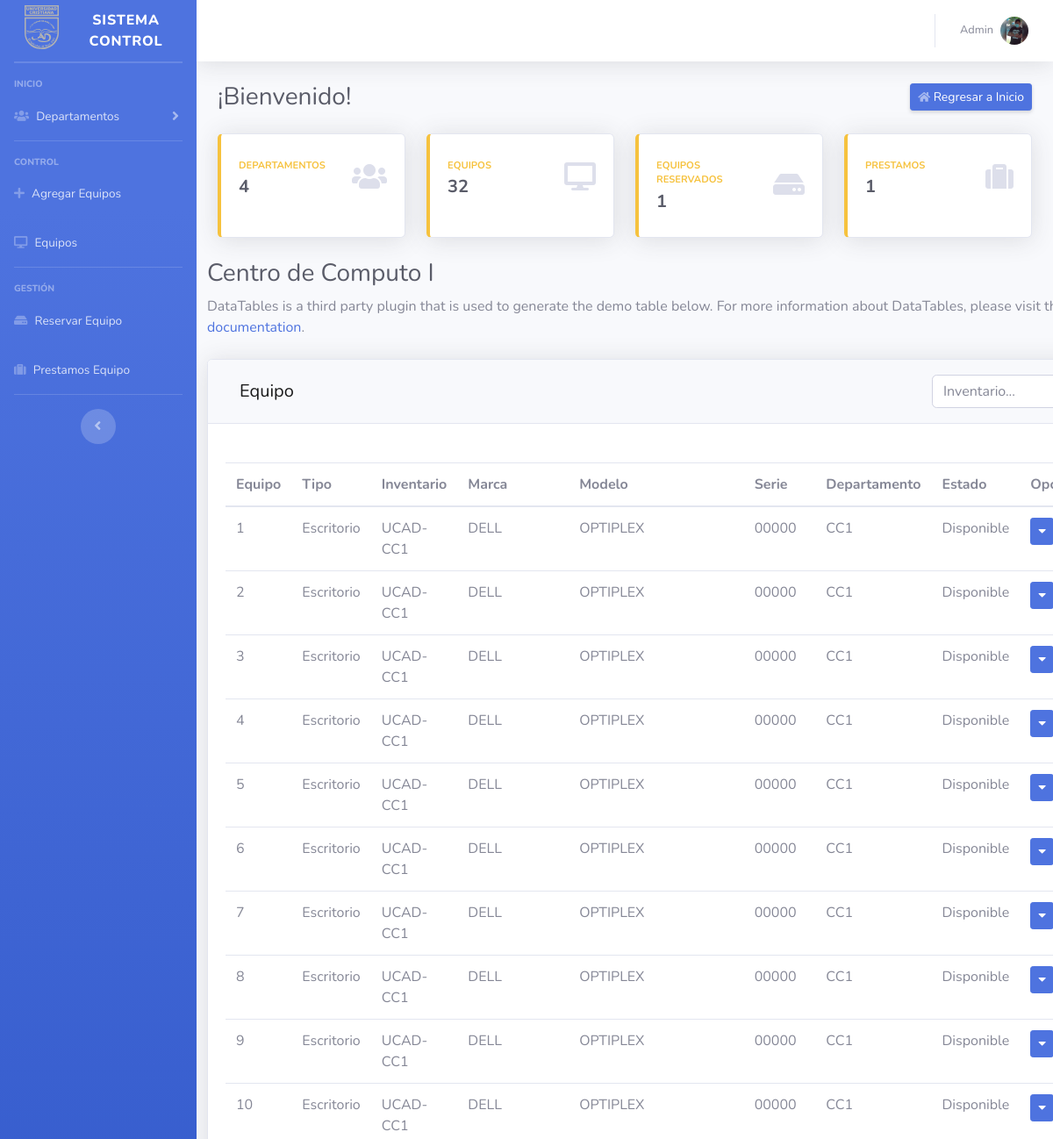
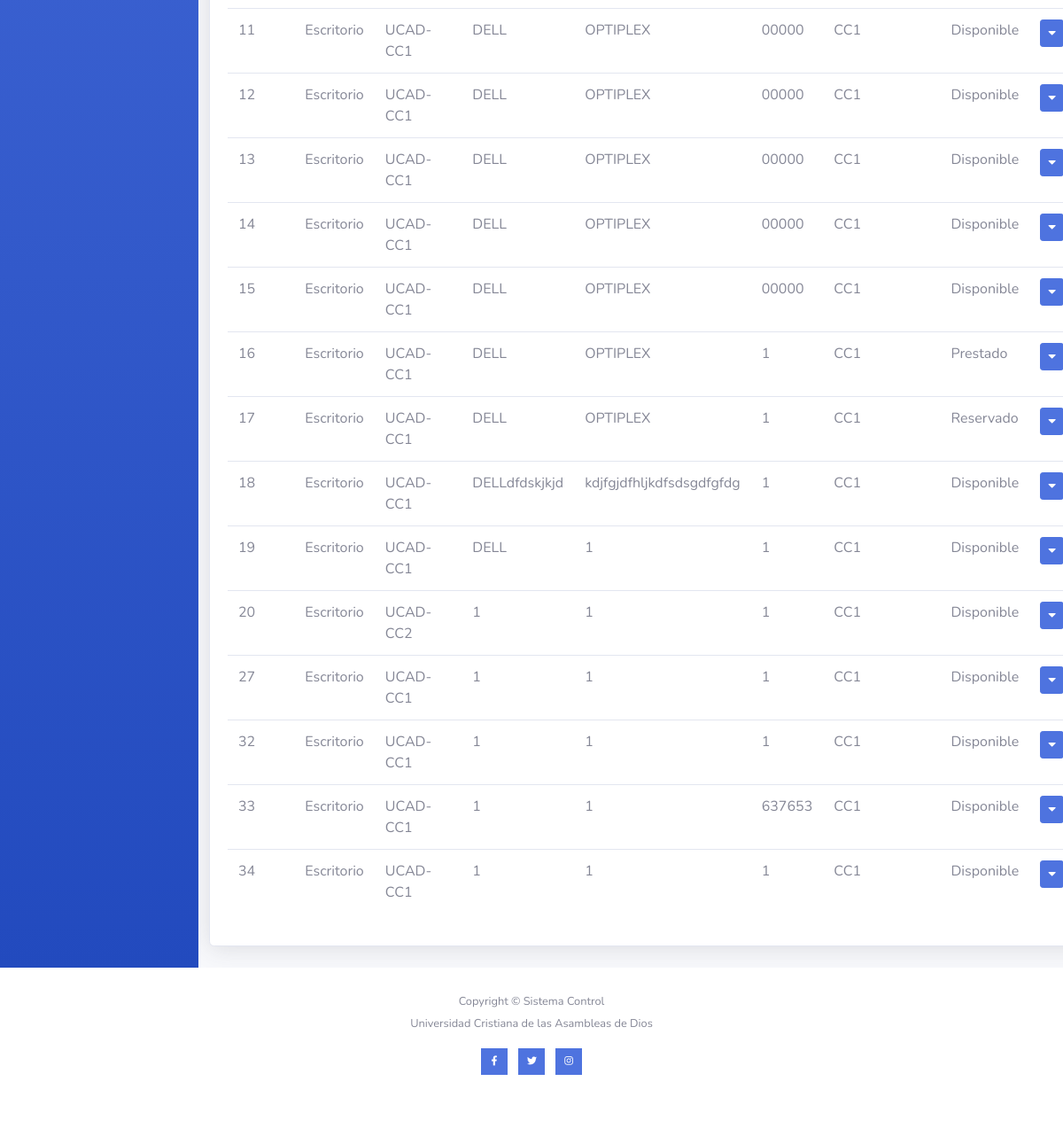
The page /cc1.php on the database its author committed (2 pictures, top to bottom).
### tables this page shows
CREATE TABLE `equipo` (
  `idEquipo` int(11) NOT NULL AUTO_INCREMENT,
  `idTipoEquipo` int(11) DEFAULT NULL,
  `Inventario` char(150) DEFAULT NULL,
  `Marca` char(150) DEFAULT NULL,
  `Modelo` char(150) DEFAULT NULL,
  `serieEquipo` char(150) DEFAULT NULL,
  `idDepartamento` int(11) DEFAULT NULL,
  `idEstado` int(11) DEFAULT NULL,
  PRIMARY KEY (`idEquipo`)
);

CREATE TABLE `tipoequipo` (
  `idTipoEquipo` int(11) NOT NULL AUTO_INCREMENT,
  `detalleTipoEquipo` varchar(150) DEFAULT NULL,
  PRIMARY KEY (`idTipoEquipo`)
);

CREATE TABLE `departamento` (
  `idDepartamento` int(11) NOT NULL AUTO_INCREMENT,
  `departamentos` varchar(150) DEFAULT NULL,
  PRIMARY KEY (`idDepartamento`)
);

CREATE TABLE `estado` (
  `idEstado` int(11) NOT NULL,
  `detalleEstado` varchar(150) DEFAULT NULL,
  PRIMARY KEY (`idEstado`)
);

### cc1.php (the view, shortened to what this page needs)
<!DOCTYPE html>
<html lang="en">
<head>
    <link href="vendor/fontawesome-free/css/all.min.css" rel="stylesheet" type="text/css">
    <link href="css/sb-admin-2.min.css" rel="stylesheet">
    <link href="https://use.fontawesome.com/releases/v5.8.1/css/all.css" rel="stylesheet">
    <link href="css/iconos.css" rel="stylesheet">
</head>
<body id="page-top">
<?php
        $con=conectar();
        $sql1="SELECT
            idEquipo,
		    tipoequipo.detalleTipoEquipo idTipoEquipo,
            Inventario,
            Marca,
            Modelo,
            serieEquipo,
            departamento.departamentos idDepartamento,
            estado.detalleEstado idEstado
            from equipo
            INNER JOIN tipoEquipo
            on equipo.idTipoEquipo = tipoequipo.idTipoEquipo
            INNER JOIN departamento
            on equipo.idDepartamento = departamento.idDepartamento
            INNER JOIN estado
            on equipo.idEstado = estado.idEstado
            WHERE departamentos = 'CC1'
            order by idEquipo asc";
        $query1=mysqli_query($con, $sql1);
        ?>
    <div id="wrapper">
        <ul class="navbar-nav bg-gradient-primary sidebar sidebar-dark accordion" id="accordionSidebar">
            <a class="sidebar-brand d-flex align-items-center justify-content-center" href="index.html">
                <div class="sidebar-brand-icon rotate-n-0 row"><br>
                    <img class="img-fluid px-3 px-sm-4 mt-3 mb-4" style="width: 7rem" src="img/log1.svg" alt="...">
                </div>
                <div class="sidebar-brand-text ">Sistema Control</div>
            </a>
            <hr class="sidebar-divider my-0">
            <hr class="sidebar-divider">
            <div class="sidebar-heading">
                Inicio
            </div>
            <li class="nav-item">
                <a class="nav-link collapsed" href="#" data-toggle="collapse" data-target="#collapseTwo"
                    aria-expanded="true" aria-controls="collapseTwo">
                    <i class="fas fa-users fa-cog"></i>
                    <span>Departamentos</span>
                </a>
            </li>
            <hr class="sidebar-divider">
            <div class="sidebar-heading">
                Control
            </div>
            <li class="nav-item">
                <a class="nav-link" href="agregarEquipos.php">
                    <i class="fas fa-plus "></i>
                    <span>Agregar Equipos</span></a>
            </li>
            <li class="nav-item">
                <a class="nav-link" href="equipos.php">
                    <i class="fas fa-desktop fa-chart-area"></i>
                    <span>Equipos</span></a>
            </li>
            <hr class="sidebar-divider">
            <div class="sidebar-heading">
                Gestión
            </div>
            <li class="nav-item">
                <a class="nav-link" href="reservados.php">
                    <i class="fas fa-hdd "></i>
                    <span>Reservar Equipo</span></a>
            </li>
            <li class="nav-item">
                <a class="nav-link" href="prestamoEquipo.php">
                    <i class="fas fa-suitcase "></i>
                    <span>Prestamos Equipo</span></a>
            </li>
            <hr class="sidebar-divider d-none d-md-block">
            <div class="text-center d-none d-md-inline">
                <button class="rounded-circle border-0" id="sidebarToggle"></button>
            </div>
        </ul>
        <div id="content-wrapper" class="d-flex flex-column">
            <div id="content">
                <nav class="navbar navbar-expand navbar-light bg-white topbar mb-4 static-top shadow">
                    <ul class="navbar-nav ml-auto">
                        <li class="nav-item dropdown no-arrow">
                            <a class="nav-link dropdown-toggle" href="#" id="userDropdown" role="button"
                                data-toggle="dropdown" aria-haspopup="true" aria-expanded="false">
                                <span class="mr-2 d-none d-lg-inline text-gray-600 small">Admin</span>
                                <img class="img-profile rounded-circle"
                                    src="img/user.jpg">
                            </a>
                        </li>
                    </ul>
                </nav>
                <div class="container-fluid">
                    <div class="d-sm-flex align-items-center justify-content-between mb-4">
                     <h1 class="h3 mb-0 text-gray-800">¡Bienvenido!</h1>
                         <a href="index.html" class="d-none d-sm-inline-block btn btn-sm btn-primary shadow-sm"><i
                         class="fas fa-home fa-sm text-white-50"></i> Regresar a Inicio</a>
                 </div>
                    <div class="row">
                        <div class="col-xl-3 col-md-6 mb-4">
                            <div class="card border-left-warning shadow h-100 py-2">
                                <div class="card-body">
                                    <div class="row no-gutters align-items-center">
                                        <div class="col mr-2">
                                            <div class="text-xs font-weight-bold text-warning text-uppercase mb-1">
                                                Departamentos</div>
                                            <div class="h5 mb-0 font-weight-bold text-gray-800">
                                                <?php
                                                    $q2="SELECT count(idDepartamento) AS total from departamento";
                                                    $query2=mysqli_query($con, $q2);
                                                    $values=mysqli_fetch_assoc($query2);
                                                    $num=$values['total'];
                                                    echo $num;
                                                ?>
                                            </div>
                                        </div>
                                        <div class="col-auto">
                                            <i class="fas fa-users fa-2x text-gray-300"></i>
                                        </div>
                                    </div>
                                </div>
                            </div>
                        </div>
                        <div class="col-xl-3 col-md-6 mb-4">
                            <div class="card border-left-warning shadow h-100 py-2">
                                <div class="card-body">
                                    <div class="row no-gutters align-items-center">
                                        <div class="col mr-2">
                                            <div class="text-xs font-weight-bold text-warning text-uppercase mb-1">
                                                Equipos</div>
                                            <div class="h5 mb-0 font-weight-bold text-gray-800">
                                                <?php
                                                    $q2="SELECT count(idEquipo) AS total from equipo";
                                                    $query2=mysqli_query($con, $q2);
                                                    $values=mysqli_fetch_assoc($query2);
                                                    $num=$values['total'];
                                                    echo $num;
                                                ?>
                                            </div>
                                        </div>
                                        <div class="col-auto">
                                            <i class="fas fa-desktop fa-2x text-gray-300"></i>
                                        </div>
                                    </div>
                                </div>
                            </div>
                        </div>
                        <div class="col-xl-3 col-md-6 mb-4">
                            <div class="card border-left-warning shadow h-100 py-2">
                                <div class="card-body">
                                    <div class="row no-gutters align-items-center">
                                        <div class="col mr-2">
                                            <div class="text-xs font-weight-bold text-warning text-uppercase mb-1">
                                                Equipos Reservados</div>
                                            <div class="h5 mb-0 font-weight-bold text-gray-800">
                                                <?php
                                                    $q2="SELECT count(idReservaEquipo) AS total from reservaequipo";
                                                    $query2=mysqli_query($con, $q2);
                                                    $values=mysqli_fetch_assoc($query2);
                                                    $num=$values['total'];
                                                    echo $num;
                                                ?>
                                            </div>
                                        </div>
                                        <div class="col-auto">
                                            <i class="fas fa-hdd fa-2x text-gray-300"></i>
                                        </div>
                                    </div>
                                </div>
                            </div>
                        </div>
                        <div class="col-xl-3 col-md-6 mb-4">
                            <div class="card border-left-warning shadow h-100 py-2">
                                <div class="card-body">
                                    <div class="row no-gutters align-items-center">
                                        <div class="col mr-2">
                                            <div class="text-xs font-weight-bold text-warning text-uppercase mb-1">
                                                Prestamos</div>
                                            <div class="h5 mb-0 font-weight-bold text-gray-800">
                                                <?php
                                                    $q2="SELECT count(idPrestamoEquipo) AS total from prestamoequipo";
                                                    $query2=mysqli_query($con, $q2);
                                                    $values=mysqli_fetch_assoc($query2);
                                                    $num=$values['total'];
                                                    echo $num;
                                                ?>
                                            </div>
                                        </div>
                                        <div class="col-auto">
                                            <i class="fas fa-suitcase fa-2x text-gray-300"></i>
                                        </div>
                                    </div>
                                </div>
                            </div>
                        </div>
                    </div>
        </div>
</div>
                     <div class="row">
                         <main class="content">
                     <div class="container-fluid">
                     <h1 class="h3 mb-2 text-gray-800">Centro de Computo I</h1>
                     <p class="mb-4">DataTables is a third party plugin that is used to generate the demo table below.
                         For more information about DataTables, please visit the <a target="_blank"
                             href="https://datatables.net">official DataTables documentation</a>.</p>
            <div class="card shadow mb-4">
            <div class="card-header py-2">
                <nav class="navbar navbar-light bg-light">
                    <a class="navbar-brand">Equipo</a>
                    <form action="equipos.php" class="form-inline" method="post">
                        <input name="search" class="form-control mr-sm-2" type="search" placeholder="Inventario..." aria-label="Search">
                    </form>
                </nav>
            </div><br>
            <div class="card-body">
                <div class="table">
                    <table class="table" id="dataTable" width="100%" >
                        <div class="container">
                            <thead>
                                <tr>
                                    <th>Equipo</th>
                                    <th>Tipo</th>
                                    <th>Inventario</th>
                                    <th>Marca</th>
                                    <th>Modelo</th>
                                    <th>Serie</th>
                                    <th>Departamento</th>
                                    <th>Estado</th>
                                    <th scope="col" colspan="2">Opciones</th>
                                </tr>
                            </thead>
                            <tbody>
                                <?php
                                    while ($filas=mysqli_fetch_array($query1)) {
                                ?>
                                <tr>
                                    <td><?php echo $filas['idEquipo']       ?></td>
                                    <td><?php echo $filas['idTipoEquipo']   ?></td>
                                    <td><?php echo $filas['Inventario']     ?></td>
                                    <td><?php echo $filas['Marca']          ?></td>
                                    <td><?php echo $filas['Modelo']         ?></td>
                                    <td><?php echo $filas['serieEquipo']    ?></td>
                                    <td><?php echo $filas['idDepartamento'] ?></td>
                                    <td><?php echo $filas['idEstado']       ?></td>
                                    <td>
                                        <a id="Detalles" class="d-sm-inline-block btn btn-sm btn-primary " href="detalles.php?id=<?php echo $filas['idEquipo'] ?>"><i class="fas fa-caret-down"></i></a>
                                    </td>
                                </tr>
                                <?php  } ?>
                            </tbody>
                        </div>
                    </table>
                </div>
            </div>
                     </div>
                 </div>
                     </div>
                </div>
            </div>
            <footer class="sticky-footer bg-white">
                <div class="container my-auto">
                    <div class="copyright text-center my-auto">
                        <span>Copyright &copy; Sistema Control <br><br> Universidad Cristiana de las Asambleas de Dios</span>
                    </div>
                    <div class="redes-container">
                        <ul>
                            <li><a target="_blank" rel="nofollow" href="https://www.facebook.com/universidad.cristiana.ucad/" class="facebook"><i class="fab fa-facebook-f"></i><a></li>
                            <li><a href="https://www.twitter.com/@ucad_sv" class="twitter"><i class="fab fa-twitter"></i><a></li>
                            <li><a href="https://www.instagram.com/universidad_cristriana" class="instagram"><i class="fab fa-instagram"></i><a></li>
                        </ul>
                    </div>
                </div>
            </footer>
</body>
</html>

### rows shown on the page
equipo: idEquipo "1", idTipoEquipo.detalleTipoEquipo "Escritorio", Inventario "UCAD-CC1", Marca "DELL", Modelo "OPTIPLEX", serieEquipo "00000", idDepartamento.departamentos "CC1", idEstado.detalleEstado "Disponible"
equipo: idEquipo "2", idTipoEquipo.detalleTipoEquipo "Escritorio", Inventario "UCAD-CC1", Marca "DELL", Modelo "OPTIPLEX", serieEquipo "00000", idDepartamento.departamentos "CC1", idEstado.detalleEstado "Disponible"
equipo: idEquipo "3", idTipoEquipo.detalleTipoEquipo "Escritorio", Inventario "UCAD-CC1", Marca "DELL", Modelo "OPTIPLEX", serieEquipo "00000", idDepartamento.departamentos "CC1", idEstado.detalleEstado "Disponible"
equipo: idEquipo "4", idTipoEquipo.detalleTipoEquipo "Escritorio", Inventario "UCAD-CC1", Marca "DELL", Modelo "OPTIPLEX", serieEquipo "00000", idDepartamento.departamentos "CC1", idEstado.detalleEstado "Disponible"
equipo: idEquipo "5", idTipoEquipo.detalleTipoEquipo "Escritorio", Inventario "UCAD-CC1", Marca "DELL", Modelo "OPTIPLEX", serieEquipo "00000", idDepartamento.departamentos "CC1", idEstado.detalleEstado "Disponible"
equipo: idEquipo "6", idTipoEquipo.detalleTipoEquipo "Escritorio", Inventario "UCAD-CC1", Marca "DELL", Modelo "OPTIPLEX", serieEquipo "00000", idDepartamento.departamentos "CC1", idEstado.detalleEstado "Disponible"
equipo: idEquipo "7", idTipoEquipo.detalleTipoEquipo "Escritorio", Inventario "UCAD-CC1", Marca "DELL", Modelo "OPTIPLEX", serieEquipo "00000", idDepartamento.departamentos "CC1", idEstado.detalleEstado "Disponible"
equipo: idEquipo "8", idTipoEquipo.detalleTipoEquipo "Escritorio", Inventario "UCAD-CC1", Marca "DELL", Modelo "OPTIPLEX", serieEquipo "00000", idDepartamento.departamentos "CC1", idEstado.detalleEstado "Disponible"
equipo: idEquipo "9", idTipoEquipo.detalleTipoEquipo "Escritorio", Inventario "UCAD-CC1", Marca "DELL", Modelo "OPTIPLEX", serieEquipo "00000", idDepartamento.departamentos "CC1", idEstado.detalleEstado "Disponible"
equipo: idEquipo "10", idTipoEquipo.detalleTipoEquipo "Escritorio", Inventario "UCAD-CC1", Marca "DELL", Modelo "OPTIPLEX", serieEquipo "00000", idDepartamento.departamentos "CC1", idEstado.detalleEstado "Disponible"
equipo: idEquipo "11", idTipoEquipo.detalleTipoEquipo "Escritorio", Inventario "UCAD-CC1", Marca "DELL", Modelo "OPTIPLEX", serieEquipo "00000", idDepartamento.departamentos "CC1", idEstado.detalleEstado "Disponible"
equipo: idEquipo "12", idTipoEquipo.detalleTipoEquipo "Escritorio", Inventario "UCAD-CC1", Marca "DELL", Modelo "OPTIPLEX", serieEquipo "00000", idDepartamento.departamentos "CC1", idEstado.detalleEstado "Disponible"
equipo: idEquipo "13", idTipoEquipo.detalleTipoEquipo "Escritorio", Inventario "UCAD-CC1", Marca "DELL", Modelo "OPTIPLEX", serieEquipo "00000", idDepartamento.departamentos "CC1", idEstado.detalleEstado "Disponible"
equipo: idEquipo "14", idTipoEquipo.detalleTipoEquipo "Escritorio", Inventario "UCAD-CC1", Marca "DELL", Modelo "OPTIPLEX", serieEquipo "00000", idDepartamento.departamentos "CC1", idEstado.detalleEstado "Disponible"
equipo: idEquipo "15", idTipoEquipo.detalleTipoEquipo "Escritorio", Inventario "UCAD-CC1", Marca "DELL", Modelo "OPTIPLEX", serieEquipo "00000", idDepartamento.departamentos "CC1", idEstado.detalleEstado "Disponible"
equipo: idEquipo "16", idTipoEquipo.detalleTipoEquipo "Escritorio", Inventario "UCAD-CC1", Marca "DELL", Modelo "OPTIPLEX", serieEquipo "1", idDepartamento.departamentos "CC1", idEstado.detalleEstado "Prestado"
equipo: idEquipo "17", idTipoEquipo.detalleTipoEquipo "Escritorio", Inventario "UCAD-CC1", Marca "DELL", Modelo "OPTIPLEX", serieEquipo "1", idDepartamento.departamentos "CC1", idEstado.detalleEstado "Reservado"
equipo: idEquipo "18", idTipoEquipo.detalleTipoEquipo "Escritorio", Inventario "UCAD-CC1", Marca "DELLdfdskjkjd", Modelo "kdjfgjdfhljkdfsdsgdfgfdg", serieEquipo "1", idDepartamento.departamentos "CC1", idEstado.detalleEstado "Disponible"
equipo: idEquipo "19", idTipoEquipo.detalleTipoEquipo "Escritorio", Inventario "UCAD-CC1", Marca "DELL", Modelo "1", serieEquipo "1", idDepartamento.departamentos "CC1", idEstado.detalleEstado "Disponible"
equipo: idEquipo "20", idTipoEquipo.detalleTipoEquipo "Escritorio", Inventario "UCAD-CC2", Marca "1", Modelo "1", serieEquipo "1", idDepartamento.departamentos "CC1", idEstado.detalleEstado "Disponible"
equipo: idEquipo "27", idTipoEquipo.detalleTipoEquipo "Escritorio", Inventario "UCAD-CC1", Marca "1", Modelo "1", serieEquipo "1", idDepartamento.departamentos "CC1", idEstado.detalleEstado "Disponible"
equipo: idEquipo "32", idTipoEquipo.detalleTipoEquipo "Escritorio", Inventario "UCAD-CC1", Marca "1", Modelo "1", serieEquipo "1", idDepartamento.departamentos "CC1", idEstado.detalleEstado "Disponible"
equipo: idEquipo "33", idTipoEquipo.detalleTipoEquipo "Escritorio", Inventario "UCAD-CC1", Marca "1", Modelo "1", serieEquipo "637653", idDepartamento.departamentos "CC1", idEstado.detalleEstado "Disponible"
equipo: idEquipo "34", idTipoEquipo.detalleTipoEquipo "Escritorio", Inventario "UCAD-CC1", Marca "1", Modelo "1", serieEquipo "1", idDepartamento.departamentos "CC1", idEstado.detalleEstado "Disponible"

### other values the page prints
$num "4"
$num "32"
$num "1"
